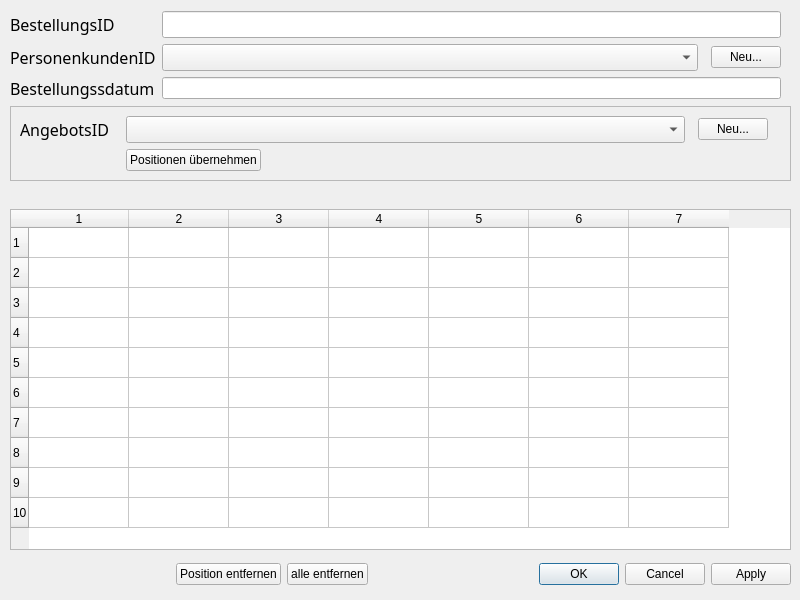
<?xml version="1.0" encoding="UTF-8"?>
<ui version="4.0">
 <class>DBOp_Bestellung</class>
 <widget class="QDialog" name="DBOp_Bestellung">
  <property name="geometry">
   <rect>
    <x>0</x>
    <y>0</y>
    <width>800</width>
    <height>600</height>
   </rect>
  </property>
  <property name="windowTitle">
   <string>Bestellung</string>
  </property>
  <widget class="QTableWidget" name="tableBestellungspositionen">
   <property name="geometry">
    <rect>
     <x>10</x>
     <y>209</y>
     <width>781</width>
     <height>341</height>
    </rect>
   </property>
   <property name="minimumSize">
    <size>
     <width>779</width>
     <height>300</height>
    </size>
   </property>
   <property name="rowCount">
    <number>10</number>
   </property>
   <property name="columnCount">
    <number>7</number>
   </property>
   <attribute name="horizontalHeaderVisible">
    <bool>true</bool>
   </attribute>
   <attribute name="horizontalHeaderVisible">
    <bool>true</bool>
   </attribute>
   <row/>
   <row/>
   <row/>
   <row/>
   <row/>
   <row/>
   <row/>
   <row/>
   <row/>
   <row/>
   <column/>
   <column/>
   <column/>
   <column/>
   <column/>
   <column/>
   <column/>
  </widget>
  <widget class="QWidget" name="layoutWidget">
   <property name="geometry">
    <rect>
     <x>10</x>
     <y>11</y>
     <width>781</width>
     <height>193</height>
    </rect>
   </property>
   <layout class="QFormLayout" name="formLayout_3">
    <item row="0" column="0">
     <widget class="QLabel" name="labelBestellungsID">
      <property name="minimumSize">
       <size>
        <width>120</width>
        <height>0</height>
       </size>
      </property>
      <property name="font">
       <font>
        <family>Sans Serif</family>
        <pointsize>12</pointsize>
       </font>
      </property>
      <property name="text">
       <string>BestellungsID</string>
      </property>
     </widget>
    </item>
    <item row="0" column="1">
     <layout class="QHBoxLayout" name="horizontalLayout">
      <item>
       <widget class="QLineEdit" name="lineBestellungsID">
        <property name="minimumSize">
         <size>
          <width>590</width>
          <height>27</height>
         </size>
        </property>
       </widget>
      </item>
      <item>
       <spacer name="horizontalSpacer_4">
        <property name="orientation">
         <enum>Qt::Horizontal</enum>
        </property>
        <property name="sizeType">
         <enum>QSizePolicy::Fixed</enum>
        </property>
        <property name="sizeHint" stdset="0">
         <size>
          <width>10</width>
          <height>20</height>
         </size>
        </property>
       </spacer>
      </item>
     </layout>
    </item>
    <item row="1" column="0">
     <widget class="QLabel" name="labelStandortID">
      <property name="minimumSize">
       <size>
        <width>120</width>
        <height>0</height>
       </size>
      </property>
      <property name="font">
       <font>
        <family>Sans Serif</family>
        <pointsize>12</pointsize>
       </font>
      </property>
      <property name="text">
       <string>PersonenkundenID</string>
      </property>
     </widget>
    </item>
    <item row="1" column="1">
     <layout class="QHBoxLayout" name="horizontalLayout_2">
      <item>
       <widget class="QComboBox" name="comboPersonenkundenID">
        <property name="minimumSize">
         <size>
          <width>500</width>
          <height>27</height>
         </size>
        </property>
       </widget>
      </item>
      <item>
       <spacer name="horizontalSpacer">
        <property name="orientation">
         <enum>Qt::Horizontal</enum>
        </property>
        <property name="sizeType">
         <enum>QSizePolicy::Fixed</enum>
        </property>
        <property name="sizeHint" stdset="0">
         <size>
          <width>7</width>
          <height>20</height>
         </size>
        </property>
       </spacer>
      </item>
      <item>
       <widget class="QPushButton" name="pushNeuP">
        <property name="maximumSize">
         <size>
          <width>70</width>
          <height>16777215</height>
         </size>
        </property>
        <property name="text">
         <string>Neu...</string>
        </property>
       </widget>
      </item>
      <item>
       <spacer name="horizontalSpacer_5">
        <property name="orientation">
         <enum>Qt::Horizontal</enum>
        </property>
        <property name="sizeType">
         <enum>QSizePolicy::Fixed</enum>
        </property>
        <property name="sizeHint" stdset="0">
         <size>
          <width>10</width>
          <height>20</height>
         </size>
        </property>
       </spacer>
      </item>
     </layout>
    </item>
    <item row="2" column="0">
     <widget class="QLabel" name="labelAngebotsdatum">
      <property name="minimumSize">
       <size>
        <width>120</width>
        <height>0</height>
       </size>
      </property>
      <property name="font">
       <font>
        <family>Sans Serif</family>
        <pointsize>12</pointsize>
       </font>
      </property>
      <property name="text">
       <string>Bestellungssdatum</string>
      </property>
     </widget>
    </item>
    <item row="2" column="1">
     <layout class="QHBoxLayout" name="horizontalLayout_5">
      <item>
       <widget class="QLineEdit" name="lineBestllungsdatum">
        <property name="minimumSize">
         <size>
          <width>590</width>
          <height>0</height>
         </size>
        </property>
       </widget>
      </item>
      <item>
       <spacer name="horizontalSpacer_3">
        <property name="orientation">
         <enum>Qt::Horizontal</enum>
        </property>
        <property name="sizeType">
         <enum>QSizePolicy::Fixed</enum>
        </property>
        <property name="sizeHint" stdset="0">
         <size>
          <width>10</width>
          <height>20</height>
         </size>
        </property>
       </spacer>
      </item>
     </layout>
    </item>
    <item row="3" column="0" colspan="2">
     <widget class="QFrame" name="frame">
      <property name="frameShape">
       <enum>QFrame::StyledPanel</enum>
      </property>
      <property name="frameShadow">
       <enum>QFrame::Raised</enum>
      </property>
      <layout class="QFormLayout" name="formLayout_2">
       <item row="0" column="0" colspan="2">
        <layout class="QFormLayout" name="formLayout">
         <item row="0" column="0">
          <widget class="QLabel" name="labelAngebotsID">
           <property name="minimumSize">
            <size>
             <width>100</width>
             <height>0</height>
            </size>
           </property>
           <property name="font">
            <font>
             <family>Sans Serif</family>
             <pointsize>12</pointsize>
            </font>
           </property>
           <property name="text">
            <string>AngebotsID</string>
           </property>
          </widget>
         </item>
         <item row="1" column="1">
          <layout class="QHBoxLayout" name="horizontalLayout_4">
           <item>
            <widget class="QPushButton" name="pushPositionenUebernehmen">
             <property name="text">
              <string>Positionen übernehmen</string>
             </property>
            </widget>
           </item>
           <item>
            <spacer name="horizontalSpacer_6">
             <property name="orientation">
              <enum>Qt::Horizontal</enum>
             </property>
             <property name="sizeHint" stdset="0">
              <size>
               <width>40</width>
               <height>20</height>
              </size>
             </property>
            </spacer>
           </item>
          </layout>
         </item>
         <item row="0" column="1">
          <layout class="QHBoxLayout" name="horizontalLayout_3">
           <item>
            <widget class="QComboBox" name="comboAngebotsID">
             <property name="minimumSize">
              <size>
               <width>350</width>
               <height>27</height>
              </size>
             </property>
            </widget>
           </item>
           <item>
            <spacer name="horizontalSpacer_2">
             <property name="orientation">
              <enum>Qt::Horizontal</enum>
             </property>
             <property name="sizeType">
              <enum>QSizePolicy::Fixed</enum>
             </property>
             <property name="sizeHint" stdset="0">
              <size>
               <width>7</width>
               <height>20</height>
              </size>
             </property>
            </spacer>
           </item>
           <item>
            <widget class="QPushButton" name="pushNeuA">
             <property name="maximumSize">
              <size>
               <width>70</width>
               <height>16777215</height>
              </size>
             </property>
             <property name="text">
              <string>Neu...</string>
             </property>
            </widget>
           </item>
           <item>
            <spacer name="horizontalSpacer_8">
             <property name="orientation">
              <enum>Qt::Horizontal</enum>
             </property>
             <property name="sizeType">
              <enum>QSizePolicy::Fixed</enum>
             </property>
             <property name="sizeHint" stdset="0">
              <size>
               <width>13</width>
               <height>20</height>
              </size>
             </property>
            </spacer>
           </item>
          </layout>
         </item>
        </layout>
       </item>
      </layout>
      <zorder></zorder>
     </widget>
    </item>
   </layout>
  </widget>
  <widget class="QWidget" name="layoutWidget">
   <property name="geometry">
    <rect>
     <x>10</x>
     <y>560</y>
     <width>781</width>
     <height>29</height>
    </rect>
   </property>
   <layout class="QHBoxLayout" name="horizontalLayout_6">
    <item>
     <spacer name="horizontalSpacer_9">
      <property name="orientation">
       <enum>Qt::Horizontal</enum>
      </property>
      <property name="sizeHint" stdset="0">
       <size>
        <width>40</width>
        <height>20</height>
       </size>
      </property>
     </spacer>
    </item>
    <item>
     <widget class="QPushButton" name="pushPositionEntfernen">
      <property name="text">
       <string>Position entfernen</string>
      </property>
     </widget>
    </item>
    <item>
     <widget class="QPushButton" name="pushAlleEntfernen">
      <property name="text">
       <string>alle entfernen</string>
      </property>
     </widget>
    </item>
    <item>
     <spacer name="horizontalSpacer_7">
      <property name="orientation">
       <enum>Qt::Horizontal</enum>
      </property>
      <property name="sizeHint" stdset="0">
       <size>
        <width>40</width>
        <height>20</height>
       </size>
      </property>
     </spacer>
    </item>
    <item>
     <widget class="QDialogButtonBox" name="buttonBox">
      <property name="orientation">
       <enum>Qt::Horizontal</enum>
      </property>
      <property name="standardButtons">
       <set>QDialogButtonBox::Apply|QDialogButtonBox::Cancel|QDialogButtonBox::Ok</set>
      </property>
     </widget>
    </item>
   </layout>
  </widget>
 </widget>
 <resources/>
 <connections>
  <connection>
   <sender>buttonBox</sender>
   <signal>accepted()</signal>
   <receiver>DBOp_Bestellung</receiver>
   <slot>accept()</slot>
   <hints>
    <hint type="sourcelabel">
     <x>248</x>
     <y>254</y>
    </hint>
    <hint type="destinationlabel">
     <x>157</x>
     <y>274</y>
    </hint>
   </hints>
  </connection>
  <connection>
   <sender>buttonBox</sender>
   <signal>rejected()</signal>
   <receiver>DBOp_Bestellung</receiver>
   <slot>reject()</slot>
   <hints>
    <hint type="sourcelabel">
     <x>316</x>
     <y>260</y>
    </hint>
    <hint type="destinationlabel">
     <x>286</x>
     <y>274</y>
    </hint>
   </hints>
  </connection>
 </connections>
</ui>
